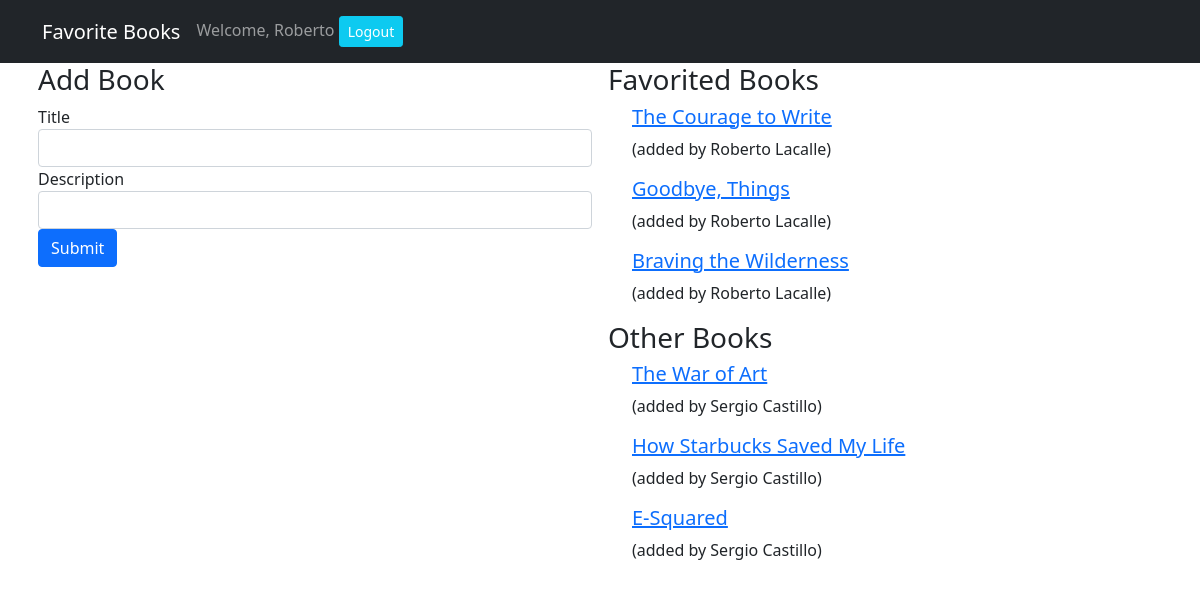
/books (signed in), run on the app's committed database.
### fav_books_app/models.py (models this page shows, shortened)
class User(models.Model):
    first_name = models.CharField(max_length=255)
    last_name = models.CharField(max_length=255)
    email = models.EmailField(max_length=255)
    password = models.CharField(max_length=255)
    created_at = models.DateTimeField(auto_now_add=True)
    updated_at = models.DateTimeField(auto_now=True)
    objects = UserManager()

class Book(models.Model):
    title = models.CharField(max_length=255)
    description = models.CharField(max_length=255)
    creator = models.ForeignKey(User, related_name="has_created_books", on_delete=models.CASCADE)
    favorited_by = models.ManyToManyField(User, related_name="favorited_books")
    created_at = models.DateTimeField(auto_now_add=True)
    updated_at = models.DateTimeField(auto_now=True)
    objects = BookManager()

### fav_books_app/views.py (the view)
# urls.py: path('books', views.show_all),
def show_all(request):
    if "user_id" not in request.session:
        return redirect('/')
    else:
        context = {
            'all_books': Book.objects.all(),
            'this_user': User.objects.get(id=request.session['user_id'])
        }
        return render(request, 'show_all.html', context)

### fav_books_app/templates/show_all.html (shortened to what this page needs)
<!DOCTYPE html>
<html lang="en">
<head>
    <link href="https://cdn.jsdelivr.net/npm/bootstrap@5.1.1/dist/css/bootstrap.min.css" rel="stylesheet">
</head>
<body>
    <nav class="navbar navbar-expand-lg navbar-dark bg-dark">
        <div class="container">
            <a class="navbar-brand" href="#">Favorite Books</a>
            <div class="collapse navbar-collapse" id="navbarText">
                <span class="navbar-text">
                    Welcome, {{request.session.greeting}} </a> <a href="/logout" role="button"
                        class="btn btn-sm btn-info ml-2 text-white">Logout</a>
                </span>
            </div>
        </div>
    </nav>
    <div class="container">
        <div class="row">
            <div class="col-6 px-2">
                <h3>Add Book</h3>
                <form action="/books/create" method="POST">
                    <div class="form-group">
                        <label for="title">Title</label>
                        <input type="text" class="form-control" name="title">
                    </div>
                    <div class="form-group">
                        <label for="description">Description</label>
                        <input type="text" class="form-control" name="description">
                    </div>
                    <button type="submit" class="btn btn-primary">Submit</button>
                </form>
            </div>
            <div class="col-6 px-2">
                <h3>Favorited Books</h3>
                {% for book in all_books %}
                {% if this_user in book.favorited_by.all %}
                <div class="container">
                    <h5><a href="/books/{{book.id}}">{{book.title}}</a></h5>
                    <p>(added by {{book.creator.first_name}} {{book.creator.last_name}})</p>
                </div>
                {% endif %}
                {% endfor %}
                <h3>Other Books</h3>
                {% for book in all_books %}
                {% if this_user not in book.favorited_by.all %}
                <div class="container">
                    <h5><a href="/books/{{book.id}}">{{book.title}}</a></h5>
                    <p>(added by {{book.creator.first_name}} {{book.creator.last_name}})</p>
                </div>
                {% endif %}
                {% endfor %}
            </div>
        </div>
    </div>
</body>
</html>

### data on the page
User: session.greeting "Roberto"
Book: title "The Courage to Write", creator.first_name "Roberto", creator.last_name "Lacalle"
Book: title "Goodbye, Things", creator.first_name "Roberto", creator.last_name "Lacalle"
Book: title "Braving the Wilderness", creator.first_name "Roberto", creator.last_name "Lacalle"
Book: title "The War of Art", creator.first_name "Sergio", creator.last_name "Castillo"
Book: title "How Starbucks Saved My Life", creator.first_name "Sergio", creator.last_name "Castillo"
Book: title "E-Squared", creator.first_name "Sergio", creator.last_name "Castillo"
